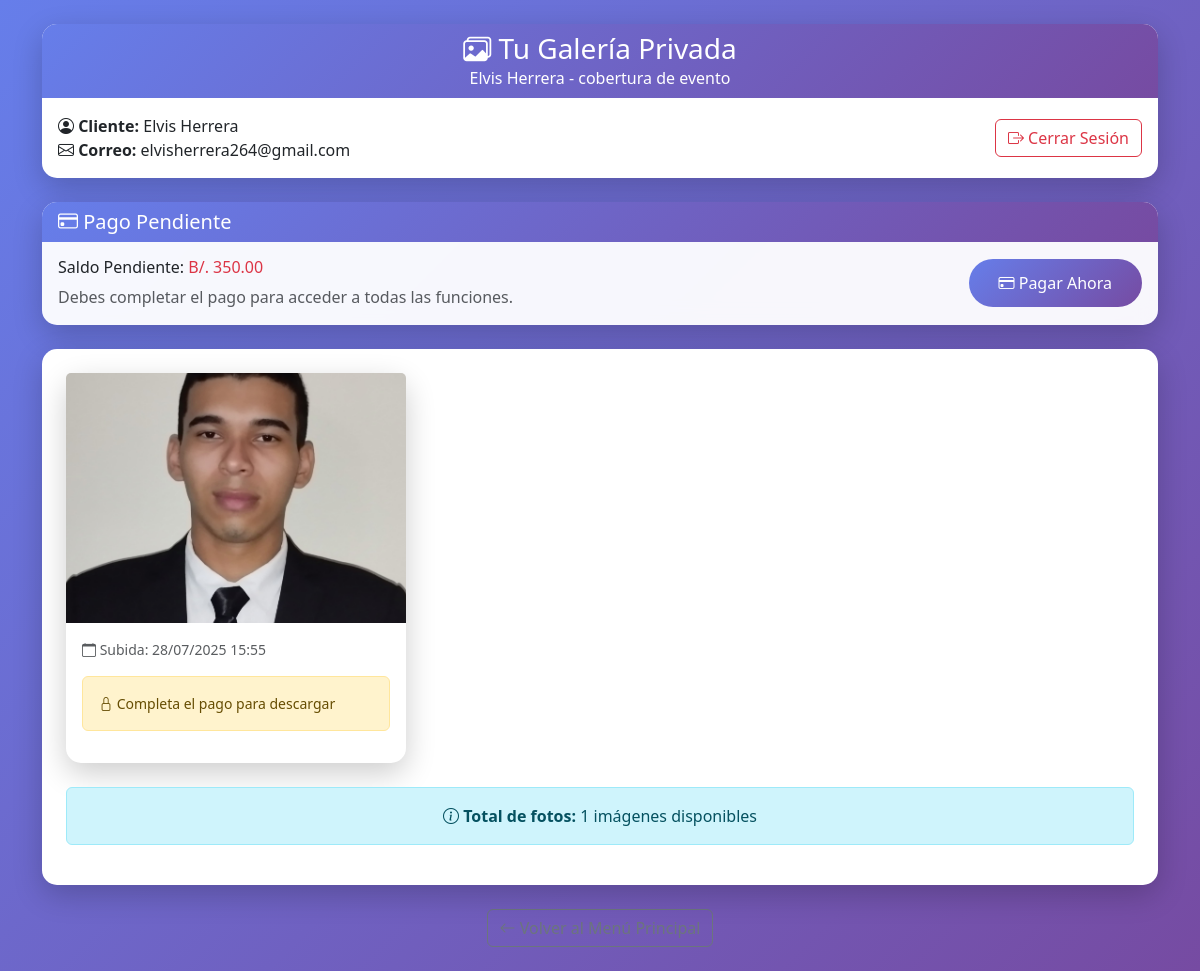
The page /pantallas/galeria_privada.php?token=d689bba3b4ead47fe86ee6c29ce5b379 (signed in) on the database its author committed.
### tables this page shows
CREATE TABLE `galerias` (
  `id_galeria` int(11) NOT NULL,
  `sesion_id` int(11) NOT NULL,
  `usuario_id` int(11) DEFAULT NULL,
  `tipo_galeria` enum('inicial','final') NOT NULL DEFAULT 'inicial',
  `estado` enum('borrador','revision','seleccion','completada') NOT NULL DEFAULT 'borrador',
  `token` char(32) NOT NULL,
  `creado_en` datetime NOT NULL DEFAULT current_timestamp()
);

CREATE TABLE `clientes` (
  `id_cliente` int(11) NOT NULL,
  `cedula` varchar(13) DEFAULT NULL,
  `nombre_completo` varchar(100) NOT NULL,
  `telefono_celular` varchar(20) NOT NULL,
  `correo` varchar(100) NOT NULL,
  `contrasena_hash` char(64) DEFAULT NULL,
  `token_confirmacion` char(64) DEFAULT NULL,
  `vencimiento_token` datetime DEFAULT NULL,
  `esta_activo` tinyint(1) NOT NULL DEFAULT 0,
  `fecha_registro` datetime NOT NULL DEFAULT current_timestamp(),
  `fecha_confirmacion` datetime DEFAULT NULL
);

CREATE TABLE `sesiones` (
  `id_sesion` int(11) NOT NULL,
  `cliente_id` int(11) NOT NULL,
  `tipo_sesion` enum('cobertura de evento','temática','estudio','exterior','corporativo','familiar','retrato','otro') NOT NULL,
  `descripcion_sesion` text NOT NULL,
  `duracion_sesion` varchar(50) NOT NULL,
  `precio_base` decimal(10,2) DEFAULT NULL,
  `lugar_sesion` enum('estudio','domicilio','exterior') NOT NULL,
  `direccion_sesion` varchar(255) DEFAULT NULL,
  `estilo_fotografia` enum('clasico','moderno','creativo','otro') NOT NULL,
  `servicios_adicionales` text DEFAULT NULL,
  `otros_datos` varchar(200) DEFAULT NULL,
  `total_pagar` decimal(10,2) NOT NULL,
  `abono_inicial` decimal(10,2) NOT NULL,
  `saldo` decimal(10,2) GENERATED ALWAYS AS (`total_pagar` - `abono_inicial`) STORED,
  `fecha_sesion` date NOT NULL,
  `hora_sesion` time NOT NULL,
  `estado` enum('en_espera','completado','cancelado') NOT NULL DEFAULT 'en_espera',
  `creado_en` datetime NOT NULL DEFAULT current_timestamp()
);

CREATE TABLE `fotos` (
  `id_foto` int(11) NOT NULL,
  `galeria_id` int(11) NOT NULL,
  `filename` varchar(255) NOT NULL,
  `url` varchar(255) NOT NULL,
  `url_editada` varchar(255) DEFAULT NULL,
  `is_selected` tinyint(1) NOT NULL DEFAULT 0,
  `es_final` tinyint(1) NOT NULL DEFAULT 0,
  `uploaded_at` datetime NOT NULL DEFAULT current_timestamp()
);

### pantallas/galeria_privada.php (the view, shortened to what this page needs)
<?php
$pdo = DatabaseConnection::getInstance()->getConnection();
$token = $_SESSION['galeria_token'];
$stmt = $pdo->prepare("SELECT g.*, s.id_sesion, s.tipo_sesion, s.saldo, s.total_pagar, s.abono_inicial, c.nombre_completo, c.correo FROM galerias g
                      JOIN sesiones s ON g.sesion_id = s.id_sesion
                      JOIN clientes c ON s.cliente_id = c.id_cliente
                      WHERE g.token = ?");
$stmt->execute([$token]);
$galeria = $stmt->fetch(PDO::FETCH_ASSOC);
$sesion = $galeria;
$saldo_pendiente = $sesion['saldo'];
$stmt = $pdo->prepare("SELECT * FROM fotos WHERE galeria_id = ? ORDER BY uploaded_at DESC");
$stmt->execute([$galeria['id_galeria']]);
$fotos = $stmt->fetchAll(PDO::FETCH_ASSOC);
?>
<!DOCTYPE html>
<html lang="es">
<head>
    <link href="https://cdn.jsdelivr.net/npm/bootstrap@5.3.2/dist/css/bootstrap.min.css" rel="stylesheet">
    <link rel="stylesheet" href="https://cdn.jsdelivr.net/npm/bootstrap-icons@1.11.3/font/bootstrap-icons.css">
</head>
<body>
    <div class="container py-4">
        <div class="row mb-4">
            <div class="col-12">
                <div class="card">
                    <div class="card-header text-center">
                        <h3 class="mb-0"><i class="bi bi-images"></i> Tu Galería Privada</h3>
                        <p class="mb-0"><?= htmlspecialchars($galeria['nombre_completo']) ?> - <?= htmlspecialchars($galeria['tipo_sesion']) ?></p>
                    </div>
                    <div class="card-body">
                        <div class="row align-items-center">
                            <div class="col-md-6">
                                <p class="mb-0">
                                    <i class="bi bi-person-circle"></i>
                                    <strong>Cliente:</strong> <?= htmlspecialchars($galeria['nombre_completo']) ?>
                                </p>
                                <p class="mb-0">
                                    <i class="bi bi-envelope"></i>
                                    <strong>Correo:</strong> <?= htmlspecialchars($galeria['correo']) ?>
                                </p>
                            </div>
                            <div class="col-md-6 text-end">
                                <a href="cerrar_sesion.php" class="btn btn-outline-danger">
                                    <i class="bi bi-box-arrow-right"></i> Cerrar Sesión
                                </a>
                            </div>
                        </div>
                    </div>
                </div>
            </div>
        </div>
        <?php if ($saldo_pendiente > 0): ?>
            <div class="row mb-4">
                <div class="col-12">
                    <div class="card payment-section">
                        <div class="card-header">
                            <h5 class="mb-0"><i class="bi bi-credit-card"></i> Pago Pendiente</h5>
                        </div>
                        <div class="card-body">
                            <div class="row align-items-center">
                                <div class="col-md-6">
                                    <h6>Saldo Pendiente: <span class="text-danger">B/. <?= number_format($saldo_pendiente, 2) ?></span></h6>
                                    <p class="text-muted mb-0">Debes completar el pago para acceder a todas las funciones.</p>
                                </div>
                                <div class="col-md-6 text-end">
                                    <button class="btn btn-primary" data-bs-toggle="modal" data-bs-target="#pagoModal">
                                        <i class="bi bi-credit-card"></i> Pagar Ahora
                                    </button>
                                </div>
                            </div>
                        </div>
                    </div>
                </div>
            </div>
        <?php endif; ?>
        <div class="row">
            <div class="col-12">
                <div class="card">
                    <div class="card-body p-4">
                        <?php if (empty($fotos)): ?>
                            <div class="text-center py-5">
                                <i class="bi bi-images" style="font-size: 4rem; color: #ccc;"></i>
                                <h5 class="mt-3 text-muted">No hay fotos disponibles</h5>
                                <p class="text-muted">Las fotos de tu sesión aparecerán aquí pronto.</p>
                            </div>
                        <?php else: ?>
                            <form method="post" id="seleccionForm">
                                <div class="row g-4">
                                    <?php foreach ($fotos as $foto): ?>
                                        <div class="col-md-6 col-lg-4">
                                            <div class="card photo-card h-100 <?= $foto['is_selected'] ? 'photo-selected' : '' ?>"
                                                 onclick="toggleSelection(<?= $foto['id_foto'] ?>)">
                                                <img src="../galeria/<?= htmlspecialchars($foto['filename']) ?>"
                                                     class="card-img-top" alt="Foto de la sesión"
                                                     style="height: 250px; object-fit: cover;">
                                                <div class="card-body">
                                                    <p class="card-text small text-muted">
                                                        <i class="bi bi-calendar"></i>
                                                        Subida: <?= date('d/m/Y H:i', strtotime($foto['uploaded_at'])) ?>
                                                    </p>
                                                    <?php if ($saldo_pendiente <= 0): ?>
                                                        <div class="d-grid gap-2">
                                                            <a href="../galeria/<?= htmlspecialchars($foto['filename']) ?>"
                                                               class="btn btn-sm btn-outline-primary"
                                                               download="<?= htmlspecialchars($foto['filename']) ?>">
                                                                <i class="bi bi-download"></i> Descargar
                                                            </a>
                                                            <div class="form-check">
                                                                <input class="form-check-input" type="checkbox"
                                                                       name="fotos_seleccionadas[]"
                                                                       value="<?= $foto['id_foto'] ?>"
                                                                       id="foto_<?= $foto['id_foto'] ?>"
                                                                       <?= $foto['is_selected'] ? 'checked' : '' ?>>
                                                                <label class="form-check-label" for="foto_<?= $foto['id_foto'] ?>">
                                                                    Seleccionar para edición
                                                                </label>
                                                            </div>
                                                        </div>
                                                    <?php else: ?>
                                                        <div class="alert alert-warning small">
                                                            <i class="bi bi-lock"></i> Completa el pago para descargar
                                                        </div>
                                                    <?php endif; ?>
                                                </div>
                                            </div>
                                        </div>
                                    <?php endforeach; ?>
                                </div>
                            </form>
                            <div class="mt-4 text-center">
                                <div class="alert alert-info">
                                    <i class="bi bi-info-circle"></i>
                                    <strong>Total de fotos:</strong> <?= count($fotos) ?> imágenes disponibles
                                </div>
                            </div>
                        <?php endif; ?>
                    </div>
                </div>
            </div>
        </div>
        <div class="row mt-4">
            <div class="col-12 text-center">
                <a href="P_Menu_principal.php" class="btn btn-outline-secondary">
                    <i class="bi bi-arrow-left"></i> Volver al Menú Principal
                </a>
            </div>
        </div>
    </div>
</body>
</html>

### pantallas/galeria_privada.php (style rules this page uses)
body { background: linear-gradient(135deg, #667eea 0%, #764ba2 100%); min-height: 100vh; }
.card { border: none; border-radius: 15px; box-shadow: 0 10px 30px rgba(0,0,0,0.2); }
.card-header { background: linear-gradient(135deg, #667eea 0%, #764ba2 100%); color: white; border-radius: 15px 15px 0 0 !important; border: none; }
.btn-primary { background: linear-gradient(135deg, #667eea 0%, #764ba2 100%); border: none; border-radius: 25px; padding: 12px 30px; }
.photo-card { transition: transform 0.3s ease; }
.payment-section { background: rgba(255, 255, 255, 0.95); backdrop-filter: blur(10px); }

### rows shown on the page
galerias: clientes.nombre_completo "Elvis Herrera", sesion.tipo_sesion "cobertura de evento", clientes.correo "elvisherrera264@gmail.com", sesion.saldo "350.00"
fotos: filename (picture), uploaded_at "28/07/2025 15:55"

### other values the page prints
count($fotos) "1"
